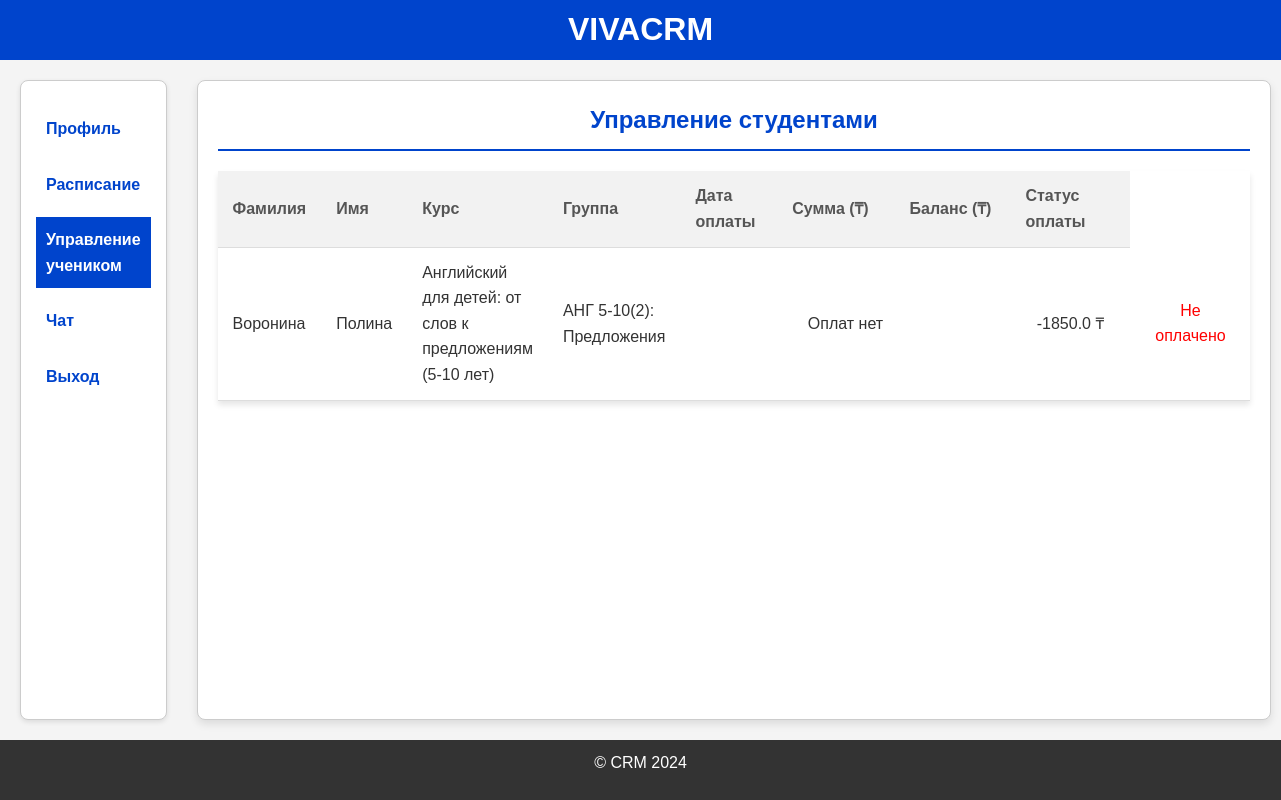
The page /management (signed in) on the database its author committed.
### models.py (models this page shows)
class Student(db.Model):
    id = db.Column(db.Integer, primary_key=True)
    student_id = db.Column(db.Integer, db.ForeignKey('users.id'))
    surname = db.Column(db.String(50), nullable=False)
    first_name = db.Column(db.String(50), nullable=False)
    patronymic = db.Column(db.String(50), nullable=True)
    birth_date = db.Column(db.Date, nullable=False)
    phone = db.Column(db.String(20), nullable=False)
    address = db.Column(db.String(255), nullable=False)
    client_name = db.Column(db.String(255), nullable=True)
    client_relation = db.Column(db.String(100), nullable=True)
    client_phone = db.Column(db.String(20), nullable=True)
    user = db.relationship('Users', backref='student', uselist=False)

class Course(db.Model):
    id = db.Column(db.Integer, primary_key=True)
    course_name = db.Column(db.String(100), nullable=False)
    academic_hours = db.Column(db.Integer, nullable=False)
    price = db.Column(db.Integer, nullable=False)
    students = db.relationship('ManageStudent', back_populates='course')

class Group(db.Model):
    id = db.Column(db.Integer, primary_key=True)
    group_name = db.Column(db.String(100), nullable=False)
    students = db.relationship('ManageStudent', back_populates='group')

### app.py (the view, shortened to what this page needs)
@app.route('/management', methods=['GET'])
@login_required
@role_required('Администратор', 'Студент')
def management():
    user = current_user
    courses = Course.query.all()
    groups = Group.query.all()
    student_info = []
    if user.role == 'Студент':
        base_template = "base_student.html"
        student = Student.query.filter_by(student_id=user.id).first()
        if student:
            payments = Payment.query.filter_by(student_id=student.student_id).order_by(Payment.payment_date.desc()).all()
            manage_student_entry = ManageStudent.query.filter_by(student_id=student.student_id).first()
            course = Course.query.get(manage_student_entry.course_id) if manage_student_entry else None
            group = Group.query.get(manage_student_entry.group_id) if manage_student_entry else None
            total_paid = db.session.query(db.func.sum(Payment.amount)).filter_by(student_id=student.student_id).scalar() or 0
            total_attended = Attendance.query.filter_by(student_id=student.student_id, attended=True).count()
            price_per_lesson = (course.price / course.academic_hours) if course else 0
            balance = total_paid - (total_attended * price_per_lesson)
            payment_status = "Оплачено" if balance > 0 else "Не оплачено"
            page = request.args.get('page', 1, type=int)
            per_page = 5  # Сколько платежей на страницу
            payments_paginated = Payment.query.filter_by(student_id=student.student_id)\
                                            .order_by(Payment.payment_date.desc())\
                                            .paginate(page=page, per_page=per_page)
            student_info.append({
                'student': student,
                'course': course,
                'group': group,
                'balance': balance,
                'payment_status': payment_status,
                'payments': payments,
            })
        return render_template(
            'management.html',
            student_info=student_info,
            courses=courses,
            groups=groups,
            base_template=base_template,
            payments_paginated=payments_paginated,
            student=student
        )

### app.py (called while the page is built)
@login_manager.user_loader
def load_user(user_id):
    return Users.query.get(int(user_id))

def role_required(*roles):
    def decorator(f):
        @wraps(f)
        def wrapped(*args, **kwargs):
            if not current_user.is_authenticated or current_user.role not in roles:
                flash('Недостаточно прав доступа', 'danger')
                return redirect(url_for('login'))
            return f(*args, **kwargs)
        return wrapped
    return decorator

### templates/management.html (shortened to what this page needs)
{% extends base_template %}
{% block content %}
<div class="management-form">
  <h2>Управление студентами</h2>
  {% if current_user.role == 'Студент' %}
  <table class="student-table">
    <thead>
      <tr>
        <th>Фамилия</th>
        <th>Имя</th>
        <th>Курс</th>
        <th>Группа</th>
        <th>Дата оплаты</th>
        <th>Сумма (₸)</th>
        <th>Баланс (₸)</th>
        <th>Статус оплаты</th>
      </tr>
    </thead>
    <tbody>
      {% for entry in student_info %}
        {% if entry.payments %}
          {% for payment in entry.payments %}
            <tr>
              <td>{{ entry.student.surname }}</td>
              <td>{{ entry.student.first_name }}</td>
              <td>{{ entry.course.course_name if entry.course else "Не назначен" }}</td>
              <td>{{ entry.group.group_name if entry.group else "Не назначена" }}</td>
              <td>{{ payment.payment_date.strftime('%d.%m.%Y') }}</td>
              <td>{{ payment.amount }} ₸</td>
              <td>{{ entry.balance }} ₸</td>
              <td {% if entry.payment_status == 'Не оплачено' %} style="color: red;" {% else %} style="color: green;" {% endif %}>
                {{ entry.payment_status }}
              </td>
            </tr>
          {% endfor %}
        {% else %}
          <tr>
            <td>{{ entry.student.surname }}</td>
            <td>{{ entry.student.first_name }}</td>
            <td>{{ entry.course.course_name if entry.course else "Не назначен" }}</td>
            <td>{{ entry.group.group_name if entry.group else "Не назначена" }}</td>
            <td colspan="3" style="text-align:center;">Оплат нет</td>
            <td>{{ entry.balance }} ₸</td>
            <td {% if entry.payment_status == 'Не оплачено' %} style="color: red;" {% else %} style="color: green;" {% endif %}>
              {{ entry.payment_status }}
            </td>
          </tr>
        {% endif %}
      {% endfor %}
    </tbody>
  </table>
{% endif %}
{% endblock %}

### static/styles/base_administrator.css (style rules this page uses)
* { margin: 0; padding: 0; box-sizing: border-box; }
html, body { height: 100%; display: flex; flex-direction: column; }
body { font-family: Arial, sans-serif; line-height: 1.6; background-color: #f4f4f4; color: #333; }

### static/styles/management.css (style rules this page uses)
.management-form { position: relative; padding-bottom: 50px; width: 100%; margin: 0px auto; background: #ffffff; border: 1px solid #ccc; border-radius: 8px; box-shadow: 0 4px 8px rgba(0, 0, 0, 0.1); padding: 20px; min-height: calc(100vh - 160px); }
.management-form h2 { color: #0044cc; text-align: center; border-bottom: 2px solid #0044cc; padding-bottom: 10px; font-weight: bold; }
table { width: 100%; border-collapse: collapse; margin-top: 20px; background-color: #fff; box-shadow: 0px 4px 6px rgba(0, 0, 0, 0.1); }
th, td { padding: 12px 15px; text-align: left; border-bottom: 1px solid #ddd; }
th { background-color: #f2f2f2; color: #555; }
.student-table th:nth-child(6), .student-table th:nth-child(7), .student-table td:nth-child(6), .student-table td:nth-child(7) { min-width: 120px; text-align: center; }

### rows shown on the page
Student: student.surname "Воронина", student.first_name "Полина"
Course: course "Английский для детей: от слов к предложениям (5-10 лет)"
Group: group "АНГ 5-10(2): Предложения"

### other values the page prints
{{ entry.balance }} "-1850.0"
{{ entry.payment_status }} "Не оплачено"
